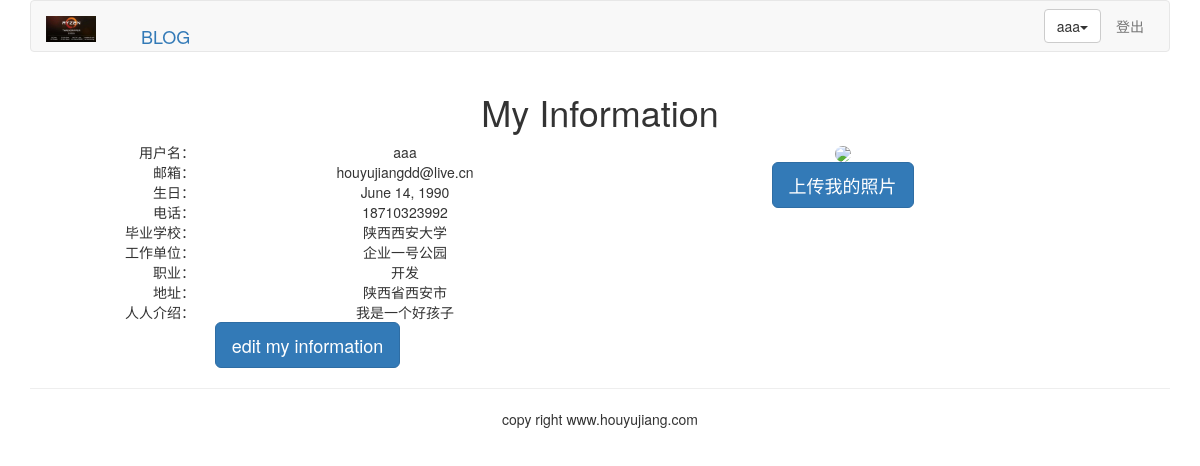
/account/my-information/ (signed in), run on the app's committed database.
### account/models.py (models this page shows, shortened)
class UserProfile(models.Model):
    user = models.OneToOneField(User, unique=True)
    birth = models.DateField(blank=True ,null=True)
    phone = models.CharField(max_length=20,null=True)

class UserInfo(models.Model):
    user = models.OneToOneField(User, unique=True)
    school = models.CharField(max_length=100,blank=True)
    company = models.CharField(max_length=100,blank=True)
    profession = models.CharField(max_length=100,blank=True)
    address = models.CharField(max_length=100,blank=True)
    aboutme = models.TextField(blank=True)
    photo = models.ImageField(blank=True)

### account/views.py (the view)
@login_required(login_url='/account/login/')
def myself(request):
    user = User.objects.get(username=request.user.username)
    userprofile = UserProfile.objects.get(user=user)
    userinfo = UserInfo.objects.get(user = user)
    return render(request,'account/myself.html',{'user':user,'userinfo':userinfo,'userprofile':userprofile})

### templates/account/myself.html (shortened to what this page needs)
{% extends 'base.html' %}
{% load staticfiles %}
{% block content %}
<div class="row text-center vertical-middle-sm" >
    <h1>My Information</h1>
    <div class="col-md-6">
        <div class="row">
            <div class="col-md-4 text-right">
                <span>用户名：</span>
            </div>
            <div class="col-md-8">
                <span>{{ user.username }}</span>
            </div>
        </div>
        <div class="row">
            <div class="col-md-4 text-right">
                <span>邮箱：</span>
            </div>
            <div class="col-md-8">
                <span>{{ user.email }}</span>
            </div>
        </div>
        <div class="row">
            <div class="col-md-4 text-right">
                <span>生日：</span>
            </div>
            <div class="col-md-8">
                <span>{{ userprofile.birth }}</span>
            </div>
        </div>
        <div class="row">
            <div class="col-md-4 text-right">
                <span>电话：</span>
            </div>
            <div class="col-md-8">
                <span>{{ userprofile.phone}}</span>
            </div>
        </div>
        <div class="row">
            <div class="col-md-4 text-right">
                <span>毕业学校：</span>
            </div>
            <div class="col-md-8">
                <span>{{ userinfo.school }}</span>
            </div>
        </div>
        <div class="row">
            <div class="col-md-4 text-right">
                <span>工作单位：</span>
            </div>
            <div class="col-md-8">
                <span>{{ userinfo.company }}</span>
            </div>
        </div>
        <div class="row">
            <div class="col-md-4 text-right">
                <span>职业：</span>
            </div>
            <div class="col-md-8">
                <span>{{ userinfo.profession }}</span>
            </div>
        </div>
        <div class="row">
            <div class="col-md-4 text-right">
                <span>地址：</span>
            </div>
            <div class="col-md-8">
                <span>{{ userinfo.address }}</span>
            </div>
        </div>
        <div class="row">
            <div class="col-md-4 text-right">
                <span>人人介绍：</span>
            </div>
            <div class="col-md-8">
                <span>{{ userinfo.aboutme }}</span>
            </div>
        </div>
        <a href="{% url 'account:edit_my_information' %}">
            <button class="btn btn-primary btn-lg">edit my information</button>
        </a>
    </div>
    <div class="col-md-6">
        <div style="margin-right: 100px">
            {% if userinfo.photo %}
            <img src="{{ userinfo.photo |striptags }}" class="img-circle" id="my_photo" name="my_photo">
                {% else %}
                <img name="user_face" src="{% static 'images/1.jpg' %}" class="img-circle" id="my_photo">
            {% endif %}
        </div>
        <div style="margin-right: 100px">
            <button class="btn btn-primary btn-lg" id="uploag_image" onclick="upload_image_layer()">
                上传我的照片
            </button>
        </div>
    </div>
</div>
{% endblock %}

### templates/header.html (shortened to what this page needs)
{% load staticfiles %}
<div class="container" style="color: red">
    <nav class="navbar navbar-default" role="navigation" style="color:#d43f3a">
        <div class="navbar-header">
            <a class="navbar-brand" href="1" >
                <img  src="{% static '/images/w.jpg' %}" width="50px">
            </a>
        </div>
        <div>
            <ul class="nav navbar-brand" role="menu">
                <li><a href="{% url 'blog:blog_title' %}">BLOG</a> </li>
            </ul>
            <ul class="nav navbar-nav navbar-right" style="margin-right: 10px">
                {% if user.is_authenticated %}
                <li>
                    <div class="dropdown" style="margin-top: 8px">
                        <button class="btn btn-default dropdown-toggle" type="button" id="dropdownMenu"
                        data-toggle="dropdown">
                            {{ user.username }}<span class="caret"></span>
                        </button>
                    </div>
                </li>
                <li><a href="{%  url 'account:user_logout' %}" >登出</a> </li>
                    {% else %}
                    <li> <a href="{% url 'account:user_login' %}">登陆</a></li>
                {% endif %}
            </ul>
        </div>
    </nav>
</div>

### data on the page
UserProfile: birth "June 14, 1990", phone "18710323992"
UserInfo: school "陕西西安大学", company "企业一号公园", profession "开发", address "陕西省西安市", aboutme "我是一个好孩子"

### other printed values
{{ user.username }} "aaa"
{{ user.email }} "houyujiangdd@live.cn"
